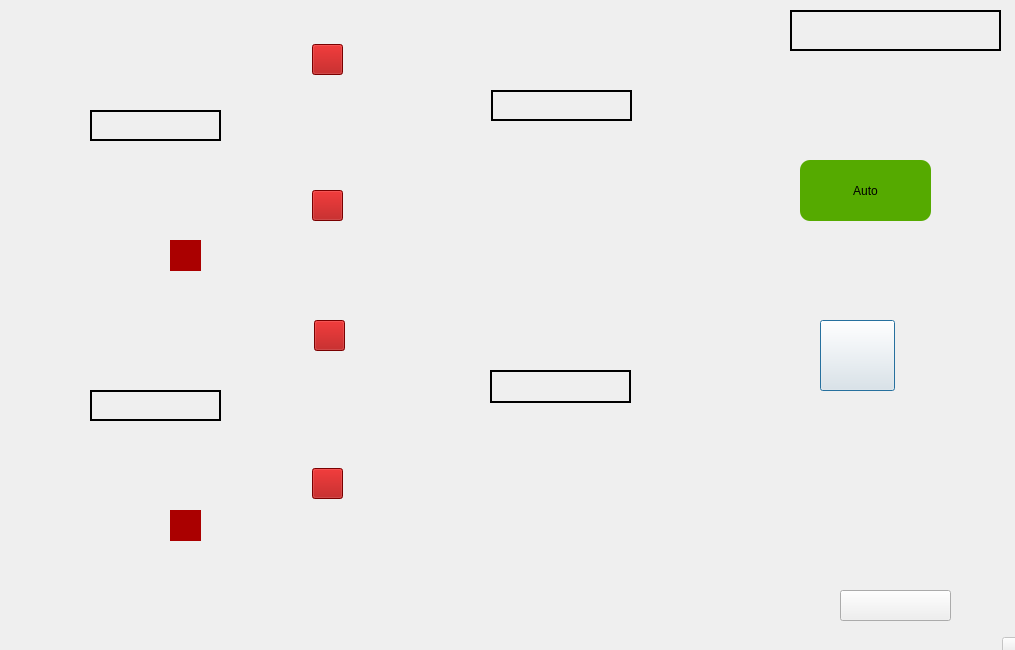
<?xml version="1.0" encoding="UTF-8"?>
<ui version="4.0">
 <class>Dialog</class>
 <widget class="QDialog" name="Dialog">
  <property name="enabled">
   <bool>true</bool>
  </property>
  <property name="geometry">
   <rect>
    <x>0</x>
    <y>0</y>
    <width>1015</width>
    <height>650</height>
   </rect>
  </property>
  <property name="maximumSize">
   <size>
    <width>1015</width>
    <height>650</height>
   </size>
  </property>
  <property name="windowTitle">
   <string>Dialog</string>
  </property>
  <widget class="QPushButton" name="stop">
   <property name="geometry">
    <rect>
     <x>820</x>
     <y>320</y>
     <width>75</width>
     <height>71</height>
    </rect>
   </property>
   <property name="text">
    <string/>
   </property>
   <property name="icon">
    <iconset resource="images/resource.qrc">
     <normaloff>:/images/stop.png</normaloff>:/images/stop.png</iconset>
   </property>
   <property name="iconSize">
    <size>
     <width>128</width>
     <height>128</height>
    </size>
   </property>
  </widget>
  <widget class="QPushButton" name="settings">
   <property name="geometry">
    <rect>
     <x>840</x>
     <y>590</y>
     <width>111</width>
     <height>31</height>
    </rect>
   </property>
   <property name="text">
    <string/>
   </property>
   <property name="icon">
    <iconset resource="images/resource.qrc">
     <normaloff>:/images/settings.png</normaloff>:/images/settings.png</iconset>
   </property>
   <property name="iconSize">
    <size>
     <width>128</width>
     <height>64</height>
    </size>
   </property>
  </widget>
  <widget class="QLabel" name="system_1">
   <property name="geometry">
    <rect>
     <x>50</x>
     <y>30</y>
     <width>431</width>
     <height>271</height>
    </rect>
   </property>
   <property name="text">
    <string/>
   </property>
   <property name="pixmap">
    <pixmap resource="images/resource.qrc">:/images/system.png</pixmap>
   </property>
  </widget>
  <widget class="QLabel" name="system_2">
   <property name="geometry">
    <rect>
     <x>50</x>
     <y>310</y>
     <width>431</width>
     <height>271</height>
    </rect>
   </property>
   <property name="text">
    <string/>
   </property>
   <property name="pixmap">
    <pixmap resource="images/resource.qrc">:/images/system.png</pixmap>
   </property>
  </widget>
  <widget class="QLabel" name="volume_1">
   <property name="geometry">
    <rect>
     <x>428</x>
     <y>109</y>
     <width>251</width>
     <height>170</height>
    </rect>
   </property>
   <property name="text">
    <string/>
   </property>
   <property name="pixmap">
    <pixmap resource="images/resource.qrc">:/images/volume.png</pixmap>
   </property>
  </widget>
  <widget class="QLabel" name="volume_2">
   <property name="geometry">
    <rect>
     <x>428</x>
     <y>389</y>
     <width>251</width>
     <height>171</height>
    </rect>
   </property>
   <property name="text">
    <string/>
   </property>
   <property name="pixmap">
    <pixmap resource="images/resource.qrc">:/images/volume.png</pixmap>
   </property>
  </widget>
  <widget class="QPushButton" name="st_mption_1">
   <property name="geometry">
    <rect>
     <x>170</x>
     <y>240</y>
     <width>31</width>
     <height>31</height>
    </rect>
   </property>
   <property name="styleSheet">
    <string notr="true">background: rgb(170, 0, 0);
border-radius: 20px;</string>
   </property>
   <property name="text">
    <string/>
   </property>
   <property name="icon">
    <iconset resource="images/resource.qrc">
     <normaloff>:/images/diode.png</normaloff>:/images/diode.png</iconset>
   </property>
   <property name="iconSize">
    <size>
     <width>32</width>
     <height>32</height>
    </size>
   </property>
  </widget>
  <widget class="QPushButton" name="st_motion_2">
   <property name="geometry">
    <rect>
     <x>170</x>
     <y>510</y>
     <width>31</width>
     <height>31</height>
    </rect>
   </property>
   <property name="styleSheet">
    <string notr="true">background: rgb(170, 0, 0);
border-radius: 20px;</string>
   </property>
   <property name="text">
    <string/>
   </property>
   <property name="icon">
    <iconset resource="images/resource.qrc">
     <normaloff>:/images/diode.png</normaloff>:/images/diode.png</iconset>
   </property>
   <property name="iconSize">
    <size>
     <width>32</width>
     <height>32</height>
    </size>
   </property>
  </widget>
  <widget class="QPushButton" name="valve_11">
   <property name="geometry">
    <rect>
     <x>312</x>
     <y>44</y>
     <width>31</width>
     <height>31</height>
    </rect>
   </property>
   <property name="styleSheet">
    <string notr="true">background: rgb(170, 0, 0);
</string>
   </property>
   <property name="text">
    <string/>
   </property>
   <property name="icon">
    <iconset resource="images/resource.qrc">
     <normaloff>:/images/diode.png</normaloff>:/images/diode.png</iconset>
   </property>
   <property name="iconSize">
    <size>
     <width>32</width>
     <height>32</height>
    </size>
   </property>
  </widget>
  <widget class="QPushButton" name="valve_21">
   <property name="geometry">
    <rect>
     <x>314</x>
     <y>320</y>
     <width>31</width>
     <height>31</height>
    </rect>
   </property>
   <property name="styleSheet">
    <string notr="true">background: rgb(170, 0, 0);
</string>
   </property>
   <property name="text">
    <string/>
   </property>
   <property name="icon">
    <iconset resource="images/resource.qrc">
     <normaloff>:/images/diode.png</normaloff>:/images/diode.png</iconset>
   </property>
   <property name="iconSize">
    <size>
     <width>32</width>
     <height>32</height>
    </size>
   </property>
  </widget>
  <widget class="QPushButton" name="valve_22">
   <property name="geometry">
    <rect>
     <x>312</x>
     <y>468</y>
     <width>31</width>
     <height>31</height>
    </rect>
   </property>
   <property name="styleSheet">
    <string notr="true">background: rgb(170, 0, 0);</string>
   </property>
   <property name="text">
    <string/>
   </property>
   <property name="icon">
    <iconset resource="images/resource.qrc">
     <normaloff>:/images/diode.png</normaloff>:/images/diode.png</iconset>
   </property>
   <property name="iconSize">
    <size>
     <width>32</width>
     <height>32</height>
    </size>
   </property>
  </widget>
  <widget class="QPushButton" name="valve_12">
   <property name="geometry">
    <rect>
     <x>312</x>
     <y>190</y>
     <width>31</width>
     <height>31</height>
    </rect>
   </property>
   <property name="styleSheet">
    <string notr="true">background: rgb(170, 0, 0);</string>
   </property>
   <property name="text">
    <string/>
   </property>
   <property name="icon">
    <iconset resource="images/resource.qrc">
     <normaloff>:/images/diode.png</normaloff>:/images/diode.png</iconset>
   </property>
   <property name="iconSize">
    <size>
     <width>32</width>
     <height>32</height>
    </size>
   </property>
  </widget>
  <widget class="QPushButton" name="manage">
   <property name="geometry">
    <rect>
     <x>800</x>
     <y>160</y>
     <width>131</width>
     <height>61</height>
    </rect>
   </property>
   <property name="styleSheet">
    <string notr="true">background: rgb(85, 170, 0);
border-radius:10px;</string>
   </property>
   <property name="text">
    <string>Auto</string>
   </property>
  </widget>
  <widget class="QLabel" name="volume_1_info">
   <property name="geometry">
    <rect>
     <x>500</x>
     <y>180</y>
     <width>121</width>
     <height>41</height>
    </rect>
   </property>
   <property name="styleSheet">
    <string notr="true"/>
   </property>
   <property name="text">
    <string/>
   </property>
  </widget>
  <widget class="QLabel" name="volume_2_info">
   <property name="geometry">
    <rect>
     <x>500</x>
     <y>460</y>
     <width>121</width>
     <height>41</height>
    </rect>
   </property>
   <property name="styleSheet">
    <string notr="true"/>
   </property>
   <property name="text">
    <string/>
   </property>
  </widget>
  <widget class="QLabel" name="date">
   <property name="geometry">
    <rect>
     <x>790</x>
     <y>10</y>
     <width>211</width>
     <height>41</height>
    </rect>
   </property>
   <property name="styleSheet">
    <string notr="true">border-style: solid;
border-width: 1.5px; 
border-color: black;
</string>
   </property>
   <property name="text">
    <string/>
   </property>
  </widget>
  <widget class="QLabel" name="pr_1">
   <property name="geometry">
    <rect>
     <x>491</x>
     <y>90</y>
     <width>141</width>
     <height>31</height>
    </rect>
   </property>
   <property name="styleSheet">
    <string notr="true">border-style: solid;
border-width: 1.5px; 
border-color: black;
</string>
   </property>
   <property name="text">
    <string/>
   </property>
  </widget>
  <widget class="QLabel" name="pr_2">
   <property name="geometry">
    <rect>
     <x>90</x>
     <y>110</y>
     <width>131</width>
     <height>31</height>
    </rect>
   </property>
   <property name="styleSheet">
    <string notr="true">border-style: solid;
border-width: 1.5px; 
border-color: black;
</string>
   </property>
   <property name="text">
    <string/>
   </property>
  </widget>
  <widget class="QLabel" name="pr_3">
   <property name="geometry">
    <rect>
     <x>90</x>
     <y>390</y>
     <width>131</width>
     <height>31</height>
    </rect>
   </property>
   <property name="styleSheet">
    <string notr="true">border-style: solid;
border-width: 1.5px; 
border-color: black;
</string>
   </property>
   <property name="text">
    <string/>
   </property>
  </widget>
  <widget class="QLabel" name="pr_4">
   <property name="geometry">
    <rect>
     <x>490</x>
     <y>370</y>
     <width>141</width>
     <height>33</height>
    </rect>
   </property>
   <property name="styleSheet">
    <string notr="true">border-style: solid;
border-width: 1.5px; 
border-color: black;
</string>
   </property>
   <property name="text">
    <string/>
   </property>
  </widget>
  <widget class="QPushButton" name="start_manage">
   <property name="enabled">
    <bool>false</bool>
   </property>
   <property name="geometry">
    <rect>
     <x>1002</x>
     <y>637</y>
     <width>16</width>
     <height>16</height>
    </rect>
   </property>
   <property name="text">
    <string/>
   </property>
   <property name="iconSize">
    <size>
     <width>1</width>
     <height>1</height>
    </size>
   </property>
  </widget>
 </widget>
 <resources>
  <include location="images/resource.qrc"/>
 </resources>
 <connections/>
</ui>
